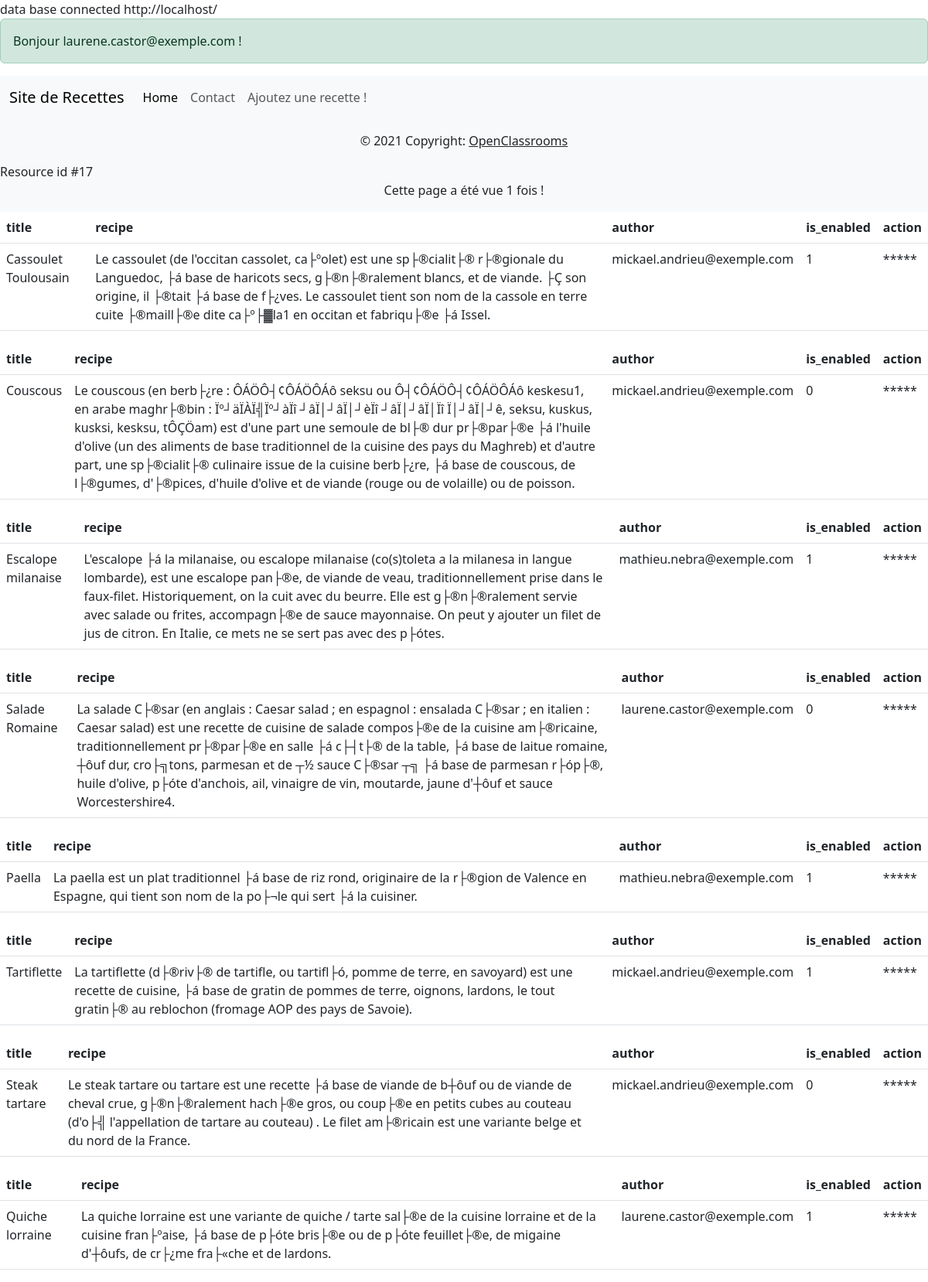
Page /home.php (signed in) on the committed database.
### tables this page shows
CREATE TABLE `recipes` (
  `recipe_id` int(11) NOT NULL,
  `title` varchar(128) NOT NULL,
  `recipe` text NOT NULL,
  `is_enabled` tinyint(1) NOT NULL,
  `author` varchar(512) NOT NULL
);

### home.php (the view, shortened to what this page needs)
<!DOCTYPE html>
<html>
<head>
    <link href="dist/css/bootstrap.min.css" rel="stylesheet">
</head>
<body class="d-flex flex-column min-vh-100">
    <?php include_once 'header.php';?>
    <?php include_once 'footer.php';?>
   <?php
   $sth = $mysqlClient->prepare("SELECT * FROM recipes");
   $sth->execute();
   $result = $sth->fetchAll();
    foreach ($result as $key => $value) {  ?>
        <table class="table">
  <thead>
    <tr>
      <th scope="col">title</th>
      <th scope="col">recipe</th>
      <th scope="col">author</th>
      <th scope="col">is_enabled</th>
      <th scope="col">action</th>
    </tr>
  </thead>
  <tbody>
    <tr>
      <td> <?php  echo"$value[title]" ?>  </td>
      <td>   <?php  echo"$value[recipe]" ?> </td>
      <td> <?php  echo"$value[author]" ?></td>
      <td> <?php  echo"$value[is_enabled]" ?></td>
      <td> <?php  echo"*****" ?></td>
    </tr>
  </tbody>
</table>
<?php  }?>
</body>
</html>

### rows in the picture
recipes: title "Cassoulet Toulousain", recipe "Le cassoulet (de l'occitan cassolet, ca├ºolet) est une sp├®cialit├® r├®gionale du Languedoc, ├á base de haricots secs, g├®n├®ralement blancs, et de viande. ├Ç son origine, il ├®tait ├á base de f├¿ves. Le cassoulet tient son nom de la cassole en terre cuite ├®maill├®e dite ca├º├▓la1 en occitan et fabriqu├®e ├á Issel.", author "mickael.andrieu@exemple.com", is_enabled "1"
recipes: title "Couscous", recipe "Le couscous (en berb├¿re : ÔÁÖÔ┤¢ÔÁÖÔÁô seksu ou Ô┤¢ÔÁÖÔ┤¢ÔÁÖÔÁô keskesu1, en arabe maghr├®bin : Ïº┘äÏÀÏ╣Ïº┘àÏî ┘âÏ│┘âÏ│┘èÏî ┘âÏ│┘âÏ│Ïî Ï│┘âÏ│┘ê, seksu, kuskus, kusksi, kesksu, tÔÇÖam) est d'une part une semoule de bl├® dur pr├®par├®e ├á l'huile d'olive (un des aliments de base traditionnel de la cuisine des pays du Maghreb) et d'autre part, une sp├®cialit├® culinaire issue de la cuisine berb├¿re, ├á base de couscous, de l├®gumes, d'├®pices, d'huile d'olive et de viande (rouge ou de volaille) ou de poisson.", author "mickael.andrieu@exemple.com", is_enabled "0"
recipes: title "Escalope milanaise", recipe "L'escalope ├á la milanaise, ou escalope milanaise (co(s)toleta a la milanesa in langue lombarde), est une escalope pan├®e, de viande de veau, traditionnellement prise dans le faux-filet. Historiquement, on la cuit avec du beurre. Elle est g├®n├®ralement servie avec salade ou frites, accompagn├®e de sauce mayonnaise. On peut y ajouter un filet de jus de citron. En Italie, ce mets ne se sert pas avec des p├ótes.", author "mathieu.nebra@exemple.com", is_enabled "1"
recipes: title "Salade Romaine", recipe "La salade C├®sar (en anglais : Caesar salad ; en espagnol : ensalada C├®sar ; en italien : Caesar salad) est une recette de cuisine de salade compos├®e de la cuisine am├®ricaine, traditionnellement pr├®par├®e en salle ├á c├┤t├® de la table, ├á base de laitue romaine, ┼ôuf dur, cro├╗tons, parmesan et de ┬½ sauce C├®sar ┬╗ ├á base de parmesan r├óp├®, huile d'olive, p├óte d'anchois, ail, vinaigre de vin, moutarde, jaune d'┼ôuf et sauce Worcestershire4.", author "laurene.castor@exemple.com", is_enabled "0"
recipes: title "Paella", recipe "La paella est un plat traditionnel ├á base de riz rond, originaire de la r├®gion de Valence en Espagne, qui tient son nom de la po├¬le qui sert ├á la cuisiner.", author "mathieu.nebra@exemple.com", is_enabled "1"
recipes: title "Tartiflette", recipe "La tartiflette (d├®riv├® de tartifle, ou tartifl├ó, pomme de terre, en savoyard) est une recette de cuisine, ├á base de gratin de pommes de terre, oignons, lardons, le tout gratin├® au reblochon (fromage AOP des pays de Savoie).", author "mickael.andrieu@exemple.com", is_enabled "1"
recipes: title "Steak tartare", recipe "Le steak tartare ou tartare est une recette ├á base de viande de b┼ôuf ou de viande de cheval crue, g├®n├®ralement hach├®e gros, ou coup├®e en petits cubes au couteau (d'o├╣ l'appellation de tartare au couteau) . Le filet am├®ricain est une variante belge et du nord de la France.", author "mickael.andrieu@exemple.com", is_enabled "0"
recipes: title "Quiche lorraine", recipe "La quiche lorraine est une variante de quiche / tarte sal├®e de la cuisine lorraine et de la cuisine fran├ºaise, ├á base de p├óte bris├®e ou de p├óte feuillet├®e, de migaine d'┼ôufs, de cr├¿me fra├«che et de lardons.", author "laurene.castor@exemple.com", is_enabled "1"

### other values in the picture
$loggedUser['email'] "laurene.castor@exemple.com"
$monfichier "Resource id #17"
$pages_vues "1"
